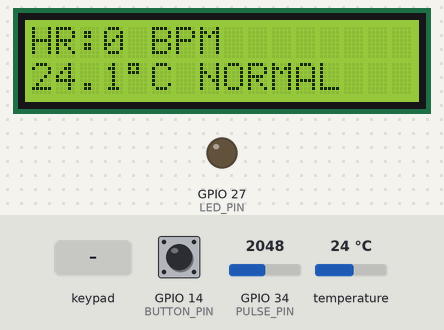
The sketch below on a simulated ESP32. Parts: 16×2 character LCD, output pins drawn as LEDs (lit = HIGH). The inputs (shaded band) are chosen by the test bench; at power-on: GPIO 14 (BUTTON_PIN) HIGH, GPIO 34 (PULSE_PIN) = 2048, temperature 24 °C. WiFi joins after 1.5 s; servers stay silent unless stated.

Above: at 5.0 s.
5.1 s: keypad keys 2 3 3 3 1 8 1 9 * pressed 0.4 s apart
At 8.9 s:
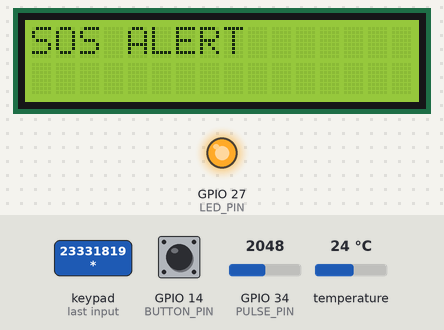
10.2 s: GPIO 14 (BUTTON_PIN) pulled LOW for 3.2 s
At 11.8 s:
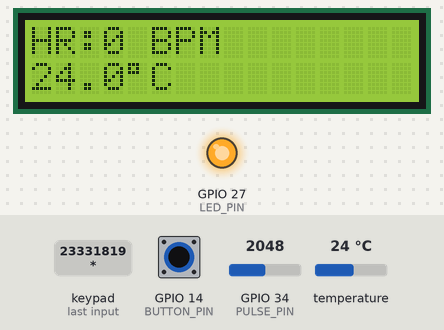
14.9 s: key 'A' pressed
At 15.6 s:
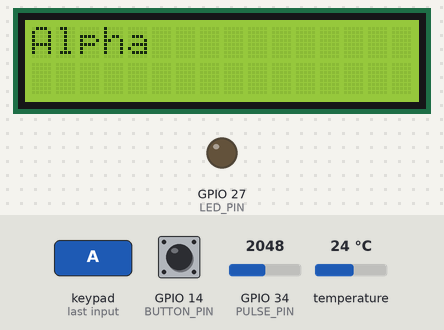
17.9 s: keypad keys 1 3 5 2 6 2 5 # pressed 0.4 s apart
At 21.8 s:
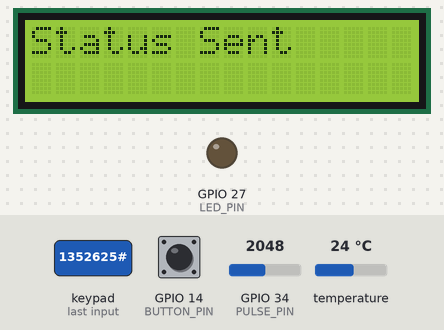
22.6 s: key '4' pressed
At 23.7 s:
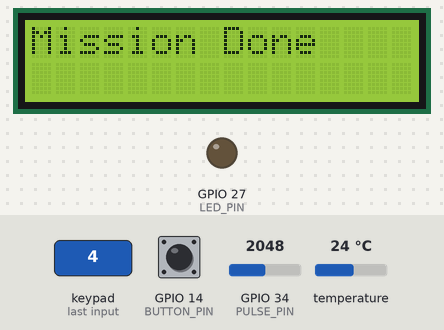
25.6 s: keypad keys 1 3 9 7 2 2 2 D pressed 0.4 s apart
At 29.7 s:
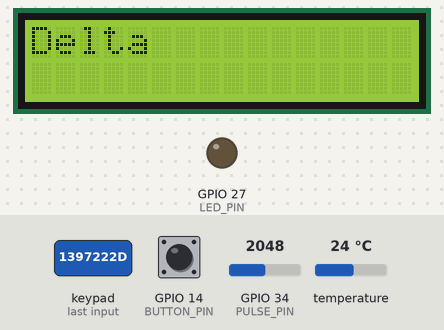
Timing chart, 0 to 31.2 s (numbered marks = the images above; inputs shaded):
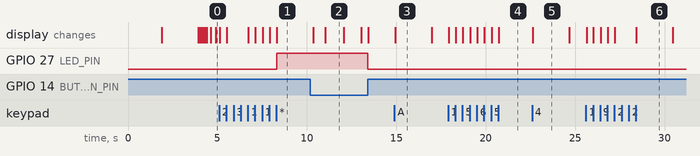

The sketch:

Soldier_Health_Watch_v3_Blynk_Final.ino
```cpp
#include <Wire.h>
#include <LiquidCrystal_I2C.h>
#include <Keypad.h>
#include <DHTesp.h>

#define BLYNK_TEMPLATE_ID "TMPL3UUvZHVJZ"
#define BLYNK_TEMPLATE_NAME "Soldier Health Monitoring System"
#define BLYNK_AUTH_TOKEN "YOUR_AUTH_TOKEN"

#include <WiFi.h>
#include <WiFiClient.h>
#include <BlynkSimpleEsp32.h>


#define PULSE_PIN 34
#define DHTPIN 4
#define BUTTON_PIN 14
#define LED_PIN 27

LiquidCrystal_I2C lcd(0x27,16,2);
DHTesp dht;

const byte ROWS=4,COLS=4;

char keys[ROWS][COLS]={
{'1','2','3','A'},
{'4','5','6','B'},
{'7','8','9','C'},
{'*','0','#','D'}
};

byte rowPins[ROWS]={13,5,26,25};
byte colPins[COLS]={23,33,18,19};

Keypad keypad=Keypad(makeKeymap(keys),rowPins,colPins,ROWS,COLS);

int bpm=0;
bool beat=false;
unsigned long lastBeat=0;
int threshold=2000;
float displayTemp=25;

bool showKeyMessage=false;
unsigned long keyMessageTime=0;

char ssid[]="YOUR_WIFI";
char pass[]="YOUR_PASSWORD";

BlynkTimer timer;
String currentStatus="NORMAL";
String lastMessage="System Ready";

void showMessage(const char *msg){
  lcd.clear();
  lcd.setCursor(0,0);
  lcd.print(msg);
  showKeyMessage=true;
  keyMessageTime=millis();
}

void sendData(){
  Blynk.virtualWrite(V0,bpm);
  Blynk.virtualWrite(V1,displayTemp);
  Blynk.virtualWrite(V2,currentStatus);
  Blynk.virtualWrite(V3,lastMessage);
  Blynk.virtualWrite(V4,digitalRead(BUTTON_PIN)==LOW?1:0);
}

void setup(){
  Serial.begin(115200);
  Blynk.begin(BLYNK_AUTH_TOKEN,ssid,pass);
  timer.setInterval(1000L,sendData);
  pinMode(BUTTON_PIN,INPUT_PULLUP);
  pinMode(LED_PIN,OUTPUT);

  lcd.init();
  lcd.backlight();

  dht.setup(DHTPIN,DHTesp::DHT11);

  lcd.setCursor(0,0);
  lcd.print("SOLDIER HEALTH");
  lcd.setCursor(0,1);
  lcd.print("WATCH STARTING");
  delay(2000);
  lcd.clear();
}

void loop(){
  Blynk.run();
  timer.run();

  float t=dht.getTemperature();
  if(!isnan(t))
    displayTemp=displayTemp*0.9+t*0.1;

  int pulse=analogRead(PULSE_PIN);

  if(pulse>threshold && !beat){
    beat=true;
    unsigned long now=millis();
    if(lastBeat){
      int newBpm=60000/(now-lastBeat);
      if(newBpm>40 && newBpm<180)
        bpm=(bpm*3+newBpm)/4;
    }
    lastBeat=now;
  }

  if(pulse<threshold-50)
    beat=false;

  char key=keypad.getKey();

  if(key){
    switch(key){
      case '1': lastMessage="Need Backup"; showMessage(lastMessage.c_str()); break;
      case '2': lastMessage="Injured"; showMessage(lastMessage.c_str()); break;
      case '3': lastMessage="Enemy Seen"; showMessage(lastMessage.c_str()); break;
      case '4': lastMessage="Mission Done"; showMessage(lastMessage.c_str()); break;
      case '5': lastMessage="Need Medic"; showMessage(lastMessage.c_str()); break;
      case '6': lastMessage="Low Ammo"; showMessage(lastMessage.c_str()); break;
      case '7': lastMessage="Need Supply"; showMessage(lastMessage.c_str()); break;
      case '8': lastMessage="Safe"; showMessage(lastMessage.c_str()); break;
      case '9': lastMessage="Returning"; showMessage(lastMessage.c_str()); break;
      case '0': lastMessage="Cancel Alert"; showMessage(lastMessage.c_str()); digitalWrite(LED_PIN,LOW); break;
      case '*': lastMessage="SOS ALERT"; showMessage(lastMessage.c_str()); digitalWrite(LED_PIN,HIGH); break;
      case '#': lastMessage="Status Sent"; showMessage(lastMessage.c_str()); break;
      case 'A': lastMessage="Alpha"; showMessage(lastMessage.c_str()); break;
      case 'B': lastMessage="Bravo"; showMessage(lastMessage.c_str()); break;
      case 'C': lastMessage="Charlie"; showMessage(lastMessage.c_str()); break;
      case 'D': lastMessage="Delta"; showMessage(lastMessage.c_str()); break;
    }
  }

  if(showKeyMessage){
    if(millis()-keyMessageTime<2000){
      delay(20);
      return;
    }
    showKeyMessage=false;
    lcd.clear();
  }

  lcd.setCursor(0,0);
  lcd.print("HR:");
  lcd.print(bpm);
  lcd.print(" BPM   ");

  if(digitalRead(BUTTON_PIN)==LOW){
    digitalWrite(LED_PIN,HIGH);
    currentStatus="EMERGENCY";
    if((millis()/1000)%2==0){
      lcd.setCursor(0,1);
      lcd.print("EMERGENCY      ");
    }else{
      lcd.setCursor(0,1);
      lcd.print(displayTemp,1);
      lcd.write((uint8_t)223);
      lcd.print("C             ");
    }
  }else{
    digitalWrite(LED_PIN,LOW);
    currentStatus="NORMAL";
    lcd.setCursor(0,1);
    lcd.print(displayTemp,1);
    lcd.write((uint8_t)223);
    lcd.print("C NORMAL      ");
  }

  delay(20);
}
```

Measured:
- after the input at 5.1 s, GPIO 27 (LED_PIN): LOW → HIGH after 3.2 s; the display: first changes at once (image 1 shows a later state)
- after the input at 10.2 s, GPIO 27 (LED_PIN): HIGH → LOW after 3.2 s instead of 0.15 s; the display: first changes after 0.16 s (image 2 shows a later state)
- after the input at 14.9 s, the display: changes at once (image 3)
- after the input at 17.9 s, the display: first changes after 0.05 s (image 4 shows a later state)
- after the input at 22.6 s, the display: changes at once (image 5)
- after the input at 25.6 s, the display: first changes at once (image 6 shows a later state)
- what the display in image 2 shows lasts 1.1 s, from 11.0 s to 12.1 s
